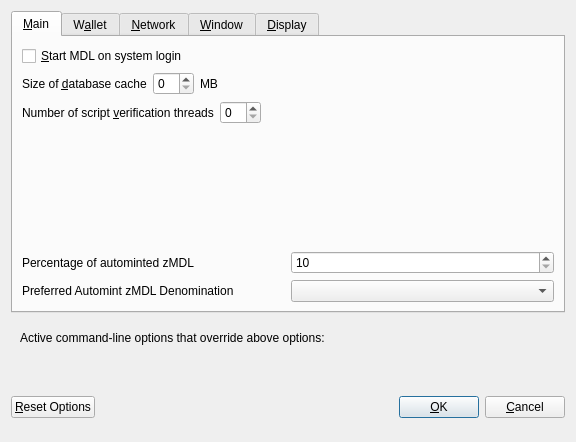
<?xml version="1.0" encoding="UTF-8"?>
<ui version="4.0">
 <class>OptionsDialog</class>
 <widget class="QDialog" name="OptionsDialog">
  <property name="geometry">
   <rect>
    <x>0</x>
    <y>0</y>
    <width>576</width>
    <height>442</height>
   </rect>
  </property>
  <property name="windowTitle">
   <string>Options</string>
  </property>
  <property name="modal">
   <bool>true</bool>
  </property>
  <layout class="QVBoxLayout" name="verticalLayout">
   <item>
    <widget class="QTabWidget" name="tabWidget">
     <property name="currentIndex">
      <number>0</number>
     </property>
     <widget class="QWidget" name="tabMain">
      <attribute name="title">
       <string>&amp;Main</string>
      </attribute>
      <layout class="QVBoxLayout" name="verticalLayout_Main">
       <item>
        <widget class="QCheckBox" name="bitcoinAtStartup">
         <property name="toolTip">
          <string>Automatically start MDL after logging in to the system.</string>
         </property>
         <property name="text">
          <string>&amp;Start MDL on system login</string>
         </property>
        </widget>
       </item>
       <item>
        <layout class="QHBoxLayout" name="horizontalLayout_2_Main">
         <item>
          <widget class="QLabel" name="databaseCacheLabel">
           <property name="text">
            <string>Size of &amp;database cache</string>
           </property>
           <property name="textFormat">
            <enum>Qt::PlainText</enum>
           </property>
           <property name="buddy">
            <cstring>databaseCache</cstring>
           </property>
          </widget>
         </item>
         <item>
          <widget class="QSpinBox" name="databaseCache"/>
         </item>
         <item>
          <widget class="QLabel" name="databaseCacheUnitLabel">
           <property name="text">
            <string>MB</string>
           </property>
           <property name="textFormat">
            <enum>Qt::PlainText</enum>
           </property>
          </widget>
         </item>
         <item>
          <spacer name="horizontalSpacer_2_Main">
           <property name="orientation">
            <enum>Qt::Horizontal</enum>
           </property>
           <property name="sizeHint" stdset="0">
            <size>
             <width>40</width>
             <height>20</height>
            </size>
           </property>
          </spacer>
         </item>
        </layout>
       </item>
       <item>
        <layout class="QHBoxLayout" name="horizontalLayout_3_Main">
         <item>
          <widget class="QLabel" name="threadsScriptVerifLabel">
           <property name="text">
            <string>Number of script &amp;verification threads</string>
           </property>
           <property name="textFormat">
            <enum>Qt::PlainText</enum>
           </property>
           <property name="buddy">
            <cstring>threadsScriptVerif</cstring>
           </property>
          </widget>
         </item>
         <item>
          <widget class="QSpinBox" name="threadsScriptVerif">
           <property name="toolTip">
            <string>(0 = auto, &lt;0 = leave that many cores free)</string>
           </property>
          </widget>
         </item>
         <item>
          <spacer name="horizontalSpacer_3_Main">
           <property name="orientation">
            <enum>Qt::Horizontal</enum>
           </property>
           <property name="sizeHint" stdset="0">
            <size>
             <width>40</width>
             <height>20</height>
            </size>
           </property>
          </spacer>
         </item>
        </layout>
       </item>
       <item>
        <spacer name="verticalSpacer_2">
         <property name="orientation">
          <enum>Qt::Vertical</enum>
         </property>
         <property name="sizeHint" stdset="0">
          <size>
           <width>20</width>
           <height>40</height>
          </size>
         </property>
        </spacer>
       </item>
       <item>
        <layout class="QHBoxLayout" name="horizontalLayout_3">
         <item>
          <widget class="QLabel" name="percentage_label">
           <property name="toolTip">
            <string>Percentage of incoming MDL which get automatically converted to zMDL via Zerocoin Protocol (min: 10%)</string>
           </property>
           <property name="text">
            <string>Percentage of autominted zMDL</string>
           </property>
          </widget>
         </item>
         <item>
          <widget class="QSpinBox" name="zeromintPercentage">
           <property name="minimum">
            <number>10</number>
           </property>
           <property name="maximum">
            <number>100</number>
           </property>
          </widget>
         </item>
        </layout>
       </item>
       <item>
        <layout class="QHBoxLayout" name="horizontalLayout" stretch="0,0">
         <property name="sizeConstraint">
          <enum>QLayout::SetFixedSize</enum>
         </property>
         <item>
          <widget class="QLabel" name="labelPreferredDenom">
           <property name="maximumSize">
            <size>
             <width>16777215</width>
             <height>16777215</height>
            </size>
           </property>
           <property name="toolTip">
            <string>Wait with automatic conversion to Zerocoin until enough MDL for this denomination is available</string>
           </property>
           <property name="text">
            <string>Preferred Automint zMDL Denomination</string>
           </property>
          </widget>
         </item>
         <item>
          <widget class="QComboBox" name="preferredDenom">
           <property name="maximumSize">
            <size>
             <width>16777215</width>
             <height>27</height>
            </size>
           </property>
           <property name="toolTip">
            <string>Wait with automatic conversion to Zerocoin until enough MDL for this denomination is available</string>
           </property>
           <property name="maxVisibleItems">
            <number>9</number>
           </property>
           <property name="maxCount">
            <number>9</number>
           </property>
          </widget>
         </item>
        </layout>
       </item>
      </layout>
     </widget>
     <widget class="QWidget" name="tabWallet">
      <attribute name="title">
       <string>W&amp;allet</string>
      </attribute>
      <layout class="QVBoxLayout" name="verticalLayout_Wallet">
       <item>
        <widget class="QGroupBox" name="groupBox">
         <property name="title">
          <string>Expert</string>
         </property>
         <layout class="QVBoxLayout" name="verticalLayout_2">
          <item>
           <widget class="QCheckBox" name="coinControlFeatures">
            <property name="toolTip">
             <string>Whether to show coin control features or not.</string>
            </property>
            <property name="text">
             <string>Enable coin &amp;control features</string>
            </property>
           </widget>
          </item>
          <item>
           <widget class="QCheckBox" name="showMasternodesTab">
            <property name="toolTip">
             <string>Show additional tab listing all your masternodes in first sub-tab&lt;br/&gt;and all masternodes on the network in second sub-tab.</string>
            </property>
            <property name="text">
             <string>Show Masternodes Tab</string>
            </property>
           </widget>
          </item>
          <item>
           <widget class="QCheckBox" name="spendZeroConfChange">
            <property name="toolTip">
             <string>If you disable the spending of unconfirmed change, the change from a transaction&lt;br/&gt;cannot be used until that transaction has at least one confirmation.&lt;br/&gt;This also affects how your balance is computed.</string>
            </property>
            <property name="text">
             <string>&amp;Spend unconfirmed change</string>
            </property>
           </widget>
          </item>
         </layout>
        </widget>
       </item>
       <item>
        <spacer name="verticalSpacer_Wallet">
         <property name="orientation">
          <enum>Qt::Vertical</enum>
         </property>
         <property name="sizeHint" stdset="0">
          <size>
           <width>20</width>
           <height>40</height>
          </size>
         </property>
        </spacer>
       </item>
      </layout>
     </widget>
     <widget class="QWidget" name="tabNetwork">
      <attribute name="title">
       <string>&amp;Network</string>
      </attribute>
      <layout class="QVBoxLayout" name="verticalLayout_Network">
       <item>
        <widget class="QCheckBox" name="mapPortUpnp">
         <property name="toolTip">
          <string>Automatically open the MDL client port on the router. This only works when your router supports UPnP and it is enabled.</string>
         </property>
         <property name="text">
          <string>Map port using &amp;UPnP</string>
         </property>
        </widget>
       </item>
       <item>
        <widget class="QCheckBox" name="allowIncoming">
         <property name="toolTip">
          <string>Accept connections from outside</string>
         </property>
         <property name="text">
          <string>Allow incoming connections</string>
         </property>
        </widget>
       </item>
       <item>
        <widget class="QCheckBox" name="connectSocks">
         <property name="toolTip">
          <string>Connect to the MDL network through a SOCKS5 proxy.</string>
         </property>
         <property name="text">
          <string>&amp;Connect through SOCKS5 proxy (default proxy):</string>
         </property>
        </widget>
       </item>
       <item>
        <layout class="QHBoxLayout" name="horizontalLayout_1_Network">
         <item>
          <widget class="QLabel" name="proxyIpLabel">
           <property name="text">
            <string>Proxy &amp;IP:</string>
           </property>
           <property name="textFormat">
            <enum>Qt::PlainText</enum>
           </property>
           <property name="buddy">
            <cstring>proxyIp</cstring>
           </property>
          </widget>
         </item>
         <item>
          <widget class="QValidatedLineEdit" name="proxyIp">
           <property name="minimumSize">
            <size>
             <width>140</width>
             <height>0</height>
            </size>
           </property>
           <property name="maximumSize">
            <size>
             <width>140</width>
             <height>16777215</height>
            </size>
           </property>
           <property name="toolTip">
            <string>IP address of the proxy (e.g. IPv4: 127.0.0.1 / IPv6: ::1)</string>
           </property>
          </widget>
         </item>
         <item>
          <widget class="QLabel" name="proxyPortLabel">
           <property name="text">
            <string>&amp;Port:</string>
           </property>
           <property name="textFormat">
            <enum>Qt::PlainText</enum>
           </property>
           <property name="buddy">
            <cstring>proxyPort</cstring>
           </property>
          </widget>
         </item>
         <item>
          <widget class="QLineEdit" name="proxyPort">
           <property name="minimumSize">
            <size>
             <width>55</width>
             <height>0</height>
            </size>
           </property>
           <property name="maximumSize">
            <size>
             <width>55</width>
             <height>16777215</height>
            </size>
           </property>
           <property name="toolTip">
            <string>Port of the proxy (e.g. 9050)</string>
           </property>
          </widget>
         </item>
         <item>
          <spacer name="horizontalSpacer_1_Network">
           <property name="orientation">
            <enum>Qt::Horizontal</enum>
           </property>
           <property name="sizeHint" stdset="0">
            <size>
             <width>40</width>
             <height>20</height>
            </size>
           </property>
          </spacer>
         </item>
        </layout>
       </item>
       <item>
        <spacer name="verticalSpacer_Network">
         <property name="orientation">
          <enum>Qt::Vertical</enum>
         </property>
         <property name="sizeHint" stdset="0">
          <size>
           <width>20</width>
           <height>40</height>
          </size>
         </property>
        </spacer>
       </item>
      </layout>
     </widget>
     <widget class="QWidget" name="tabWindow">
      <attribute name="title">
       <string>&amp;Window</string>
      </attribute>
      <layout class="QVBoxLayout" name="verticalLayout_Window">
       <item>
        <widget class="QCheckBox" name="minimizeToTray">
         <property name="toolTip">
          <string>Show only a tray icon after minimizing the window.</string>
         </property>
         <property name="text">
          <string>&amp;Minimize to the tray instead of the taskbar</string>
         </property>
        </widget>
       </item>
       <item>
        <widget class="QCheckBox" name="minimizeOnClose">
         <property name="toolTip">
          <string>Minimize instead of exit the application when the window is closed. When this option is enabled, the application will be closed only after selecting Quit in the menu.</string>
         </property>
         <property name="text">
          <string>M&amp;inimize on close</string>
         </property>
        </widget>
       </item>
       <item>
        <spacer name="verticalSpacer_Window">
         <property name="orientation">
          <enum>Qt::Vertical</enum>
         </property>
         <property name="sizeHint" stdset="0">
          <size>
           <width>20</width>
           <height>40</height>
          </size>
         </property>
        </spacer>
       </item>
      </layout>
     </widget>
     <widget class="QWidget" name="tabDisplay">
      <attribute name="title">
       <string>&amp;Display</string>
      </attribute>
      <layout class="QVBoxLayout" name="verticalLayout_Display">
       <item>
        <layout class="QHBoxLayout" name="horizontalLayout_1_Display">
         <item>
          <widget class="QLabel" name="langLabel">
           <property name="text">
            <string>User Interface &amp;language:</string>
           </property>
           <property name="textFormat">
            <enum>Qt::PlainText</enum>
           </property>
           <property name="buddy">
            <cstring>lang</cstring>
           </property>
          </widget>
         </item>
         <item>
          <widget class="QValueComboBox" name="lang">
           <property name="toolTip">
            <string>The user interface language can be set here. This setting will take effect after restarting MDL.</string>
           </property>
          </widget>
         </item>
        </layout>
       </item>
       <item>
        <widget class="QLabel" name="label_3">
         <property name="toolTip">
          <string notr="true"/>
         </property>
         <property name="statusTip">
          <string notr="true"/>
         </property>
         <property name="whatsThis">
          <string notr="true"/>
         </property>
         <property name="accessibleName">
          <string notr="true"/>
         </property>
         <property name="text">
          <string>Language missing or translation incomplete? Help contributing translations here:
https://www.transifex.com/medallion-project/medallion-project-translations</string>
         </property>
         <property name="wordWrap">
          <bool>true</bool>
         </property>
         <property name="openExternalLinks">
          <bool>true</bool>
         </property>
         <property name="textInteractionFlags">
          <set>Qt::TextBrowserInteraction</set>
         </property>
        </widget>
       </item>
       <item>
        <layout class="QHBoxLayout" name="horizontalLayout_4_Display" stretch="0,0">
         <item>
          <widget class="QLabel" name="themeLabel">
           <property name="text">
            <string>User Interface Theme:</string>
           </property>
          </widget>
         </item>
         <item>
          <widget class="QValueComboBox" name="theme"/>
         </item>
        </layout>
       </item>
       <item>
        <widget class="Line" name="line">
         <property name="orientation">
          <enum>Qt::Horizontal</enum>
         </property>
        </widget>
       </item>
       <item>
        <layout class="QHBoxLayout" name="horizontalLayout_2_Display">
         <item>
          <widget class="QLabel" name="unitLabel">
           <property name="text">
            <string>&amp;Unit to show amounts in:</string>
           </property>
           <property name="textFormat">
            <enum>Qt::PlainText</enum>
           </property>
           <property name="buddy">
            <cstring>unit</cstring>
           </property>
          </widget>
         </item>
         <item>
          <widget class="QValueComboBox" name="unit">
           <property name="toolTip">
            <string>Choose the default subdivision unit to show in the interface and when sending coins.</string>
           </property>
          </widget>
         </item>
        </layout>
       </item>
       <item>
        <layout class="QHBoxLayout" name="horizontalLayout_5_Display">
         <item>
          <widget class="QLabel" name="digitsLabel">
           <property name="text">
            <string>Decimal digits</string>
           </property>
          </widget>
         </item>
         <item>
          <widget class="QValueComboBox" name="digits"/>
         </item>
        </layout>
       </item>
       <item>
        <layout class="QHBoxLayout" name="horizontalLayout_3_Display">
         <item>
          <widget class="QLabel" name="thirdPartyTxUrlsLabel">
           <property name="toolTip">
            <string>Third party URLs (e.g. a block explorer) that appear in the transactions tab as context menu items. %s in the URL is replaced by transaction hash. Multiple URLs are separated by vertical bar |.</string>
           </property>
           <property name="text">
            <string>Third party transaction URLs</string>
           </property>
           <property name="buddy">
            <cstring>thirdPartyTxUrls</cstring>
           </property>
          </widget>
         </item>
         <item>
          <widget class="QLineEdit" name="thirdPartyTxUrls">
           <property name="toolTip">
            <string>Third party URLs (e.g. a block explorer) that appear in the transactions tab as context menu items. %s in the URL is replaced by transaction hash. Multiple URLs are separated by vertical bar |.</string>
           </property>
          </widget>
         </item>
        </layout>
       </item>
       <item>
        <spacer name="verticalSpacer">
         <property name="orientation">
          <enum>Qt::Vertical</enum>
         </property>
         <property name="sizeHint" stdset="0">
          <size>
           <width>20</width>
           <height>40</height>
          </size>
         </property>
        </spacer>
       </item>
      </layout>
     </widget>
    </widget>
   </item>
   <item>
    <widget class="QFrame" name="frame">
     <layout class="QVBoxLayout" name="verticalLayout_Bottom">
      <item>
       <layout class="QHBoxLayout" name="horizontalLayout_Bottom">
        <item>
         <widget class="QLabel" name="overriddenByCommandLineInfoLabel">
          <property name="text">
           <string>Active command-line options that override above options:</string>
          </property>
          <property name="textFormat">
           <enum>Qt::PlainText</enum>
          </property>
         </widget>
        </item>
        <item>
         <spacer name="horizontalSpacer_Bottom">
          <property name="orientation">
           <enum>Qt::Horizontal</enum>
          </property>
          <property name="sizeHint" stdset="0">
           <size>
            <width>40</width>
            <height>20</height>
           </size>
          </property>
         </spacer>
        </item>
       </layout>
      </item>
      <item>
       <widget class="QLabel" name="overriddenByCommandLineLabel">
        <property name="text">
         <string/>
        </property>
        <property name="textFormat">
         <enum>Qt::PlainText</enum>
        </property>
        <property name="wordWrap">
         <bool>true</bool>
        </property>
       </widget>
      </item>
     </layout>
    </widget>
   </item>
   <item>
    <layout class="QHBoxLayout" name="horizontalLayout_Buttons">
     <item>
      <widget class="QPushButton" name="resetButton">
       <property name="toolTip">
        <string>Reset all client options to default.</string>
       </property>
       <property name="text">
        <string>&amp;Reset Options</string>
       </property>
       <property name="autoDefault">
        <bool>false</bool>
       </property>
      </widget>
     </item>
     <item>
      <spacer name="horizontalSpacer_1">
       <property name="orientation">
        <enum>Qt::Horizontal</enum>
       </property>
       <property name="sizeHint" stdset="0">
        <size>
         <width>40</width>
         <height>48</height>
        </size>
       </property>
      </spacer>
     </item>
     <item>
      <widget class="QLabel" name="statusLabel">
       <property name="minimumSize">
        <size>
         <width>200</width>
         <height>0</height>
        </size>
       </property>
       <property name="font">
        <font>
         <weight>75</weight>
         <bold>true</bold>
        </font>
       </property>
       <property name="text">
        <string/>
       </property>
       <property name="textFormat">
        <enum>Qt::PlainText</enum>
       </property>
       <property name="wordWrap">
        <bool>true</bool>
       </property>
      </widget>
     </item>
     <item>
      <spacer name="horizontalSpacer_2">
       <property name="orientation">
        <enum>Qt::Horizontal</enum>
       </property>
       <property name="sizeHint" stdset="0">
        <size>
         <width>40</width>
         <height>48</height>
        </size>
       </property>
      </spacer>
     </item>
     <item>
      <widget class="QPushButton" name="okButton">
       <property name="text">
        <string>&amp;OK</string>
       </property>
       <property name="autoDefault">
        <bool>false</bool>
       </property>
       <property name="default">
        <bool>true</bool>
       </property>
      </widget>
     </item>
     <item>
      <widget class="QPushButton" name="cancelButton">
       <property name="text">
        <string>&amp;Cancel</string>
       </property>
       <property name="autoDefault">
        <bool>false</bool>
       </property>
      </widget>
     </item>
    </layout>
   </item>
  </layout>
 </widget>
 <customwidgets>
  <customwidget>
   <class>QValidatedLineEdit</class>
   <extends>QLineEdit</extends>
   <header>qvalidatedlineedit.h</header>
  </customwidget>
  <customwidget>
   <class>QValueComboBox</class>
   <extends>QComboBox</extends>
   <header>qvaluecombobox.h</header>
  </customwidget>
 </customwidgets>
 <resources/>
 <connections/>
</ui>
